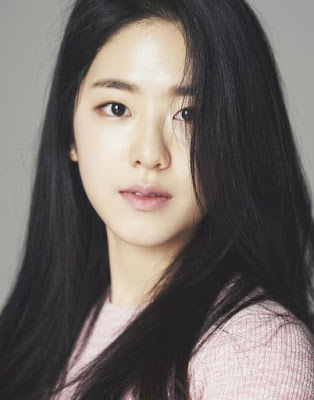
#> input picture park_hye_soo.jpg, 314 x 400 px
$ jupyter execute imageToPencilSketch.ipynb
#> lines starting #> are read from the running program, lines starting #| are printed output that depends on the picture
[cell 1]
import cv2
my_img=cv2.imread("park_hye_soo.jpg")
#> my_img is the input picture: shape (400, 314, 3); mean B, G, R 104.1, 107.9, 114.8
gray_img=cv2.cvtColor(my_img,cv2.COLOR_BGR2GRAY)
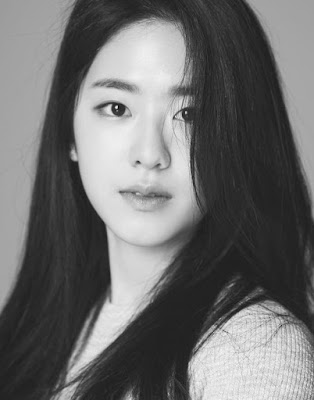
#> gray_img: shape (400, 314); min 1, max 247, mean 109.5
#inverted color ---> negative image
inverted_image=255-gray_img
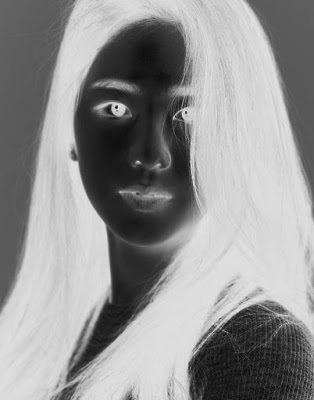
#> inverted_image: shape (400, 314); min 8, max 254, mean 145.5
blurred_img=cv2.GaussianBlur(inverted_image,(31,31),0)
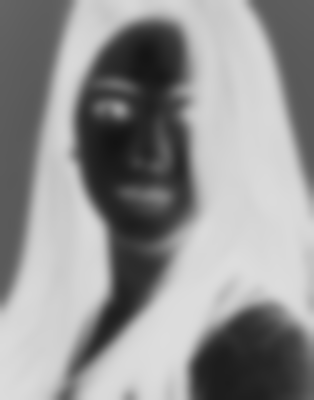
#> blurred_img: shape (400, 314); min 19, max 221, mean 145.5
inverted_blurred_img=255-blurred_img
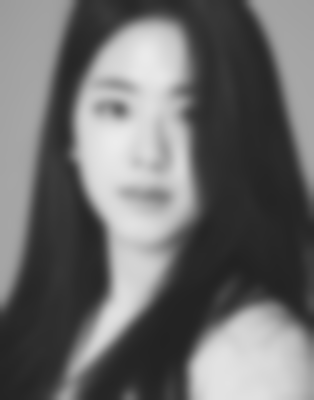
#> inverted_blurred_img: shape (400, 314); min 34, max 236, mean 109.5
pencil_sketched=cv2.divide(gray_img,inverted_blurred_img,scale=256.0)
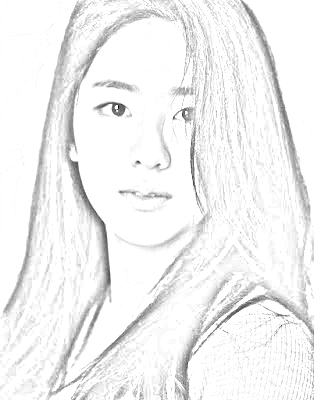
#> pencil_sketched: shape (400, 314); min 2, max 255, mean 241.5
#creating a normal window

cv2.namedWindow("Original Image: ",cv2.WINDOW_NORMAL)
normal_window_original=cv2.resize(my_img,(120,120))
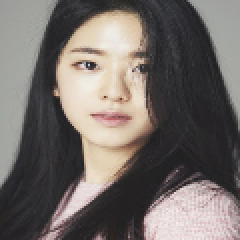
#> normal_window_original: shape (120, 120, 3) (shown 2 times larger); mean B, G, R 104.1, 107.8, 114.7
cv2.imshow("Original Image: ",my_img)

cv2.namedWindow("Sketched Image: ",cv2.WINDOW_NORMAL)
normal_window_sketched=cv2.resize(pencil_sketched,(201,201))
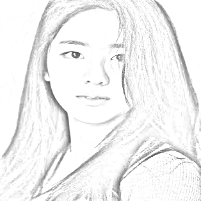
#> normal_window_sketched: shape (201, 201); min 74, max 255, mean 241.5
cv2.imshow("Sketched Image: ",pencil_sketched)
cv2.waitKey(0)
cv2.destroyAllWindows()
